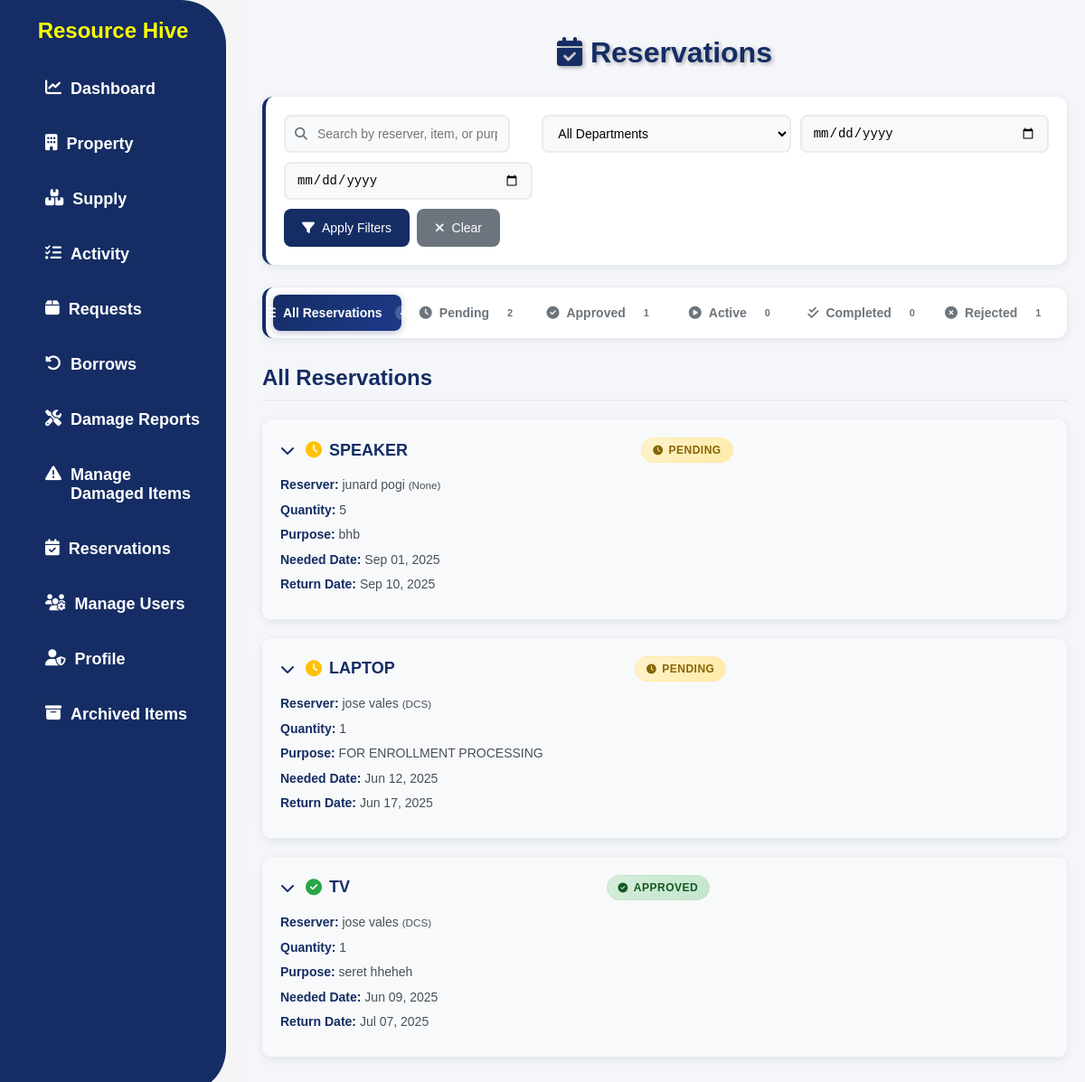
The page /my-reservations/ (signed in) on the database as committed earlier.
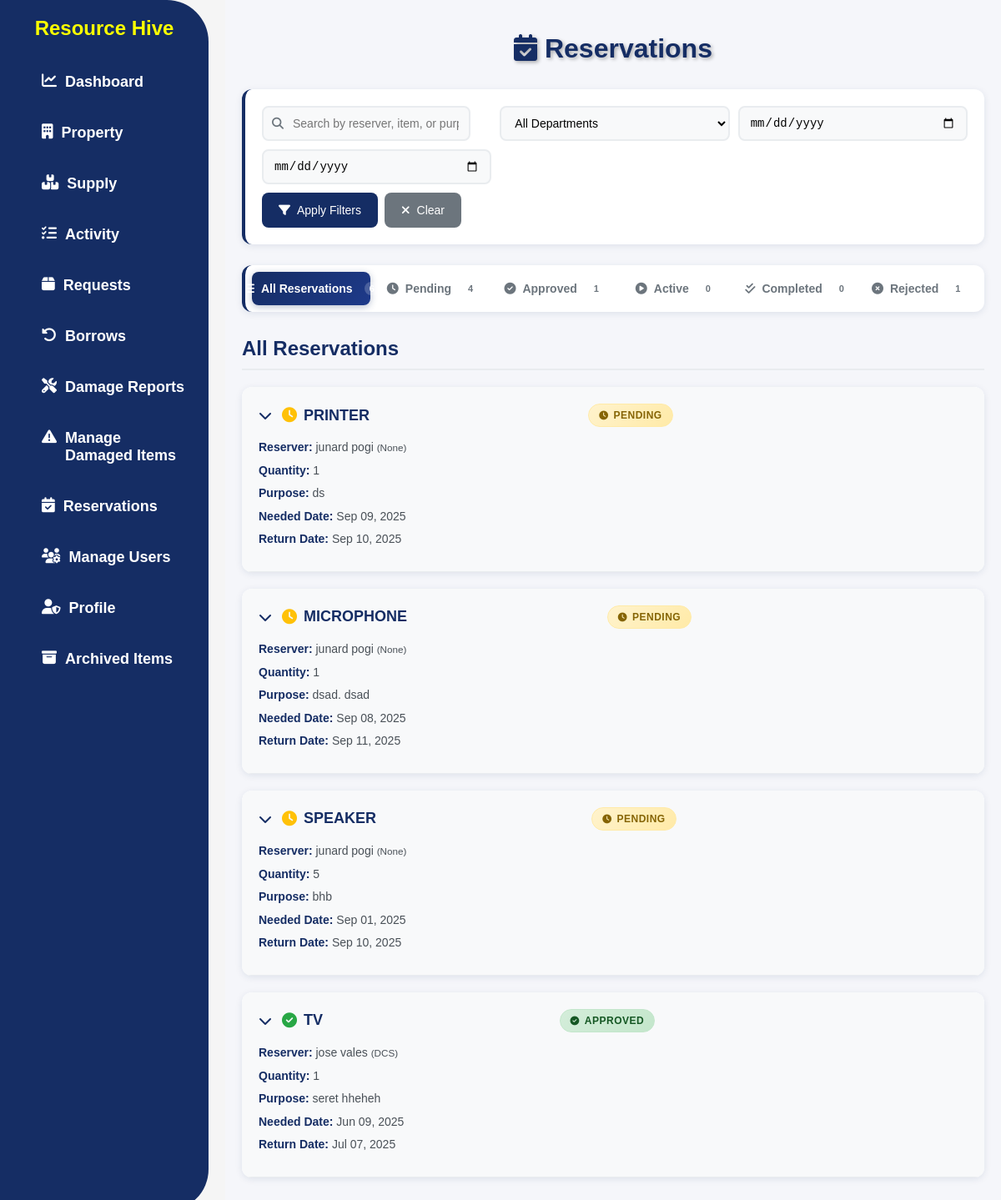
The same page on the database as committed later.
### app/models.py (models this page shows, shortened)
class Reservation(models.Model):
    STATUS_CHOICES = [
        ('pending', 'Pending'),
        ('approved', 'Approved'),
        ('rejected', 'Rejected'),
        ('active', 'Active'),  # When the reservation period has started
        ('completed', 'Completed'),  # When the reservation period has ended
    ]
    user = models.ForeignKey(User, on_delete=models.CASCADE)
    item = models.ForeignKey(Property, on_delete=models.CASCADE)
    quantity = models.PositiveIntegerField()
    reservation_date = models.DateTimeField(auto_now_add=True)  # when the reservation was made
    needed_date = models.DateField(null=True, blank=True)
    return_date = models.DateField()
    approved_date = models.DateTimeField(null=True, blank=True)
    purpose = models.TextField()
    status = models.CharField(max_length=20, choices=STATUS_CHOICES, default='pending')
    remarks = models.TextField(blank=True, null=True)

class Property(models.Model):
    CONDITION_CHOICES = [
        ('In good condition', 'In good condition'),
        ('Needing repair', 'Needing repair'),
        ('Unserviceable', 'Unserviceable'),
        ('Obsolete', 'Obsolete'),
        ('No longer needed', 'No longer needed'),
        ('Not used since purchased', 'Not used since purchased'),
    ]
    AVAILABILITY_CHOICES = [
        ('available', 'Available'),
        ('not_available', 'Not Available'),
    ]
    property_number = models.CharField(max_length=100, unique=True, null=True, blank=True)
    property_name = models.CharField(max_length=100)
    category = models.ForeignKey(PropertyCategory, on_delete=models.SET_NULL, null=True, blank=True)
    description = models.TextField(null=True, blank=True)
    barcode = models.CharField(max_length=150, unique=True, null=True, blank=True)
    unit_of_measure = models.CharField(max_length=50, null=True, blank=True)
    unit_value = models.DecimalField(
        max_digits=10, decimal_places=2,
        blank=True, null=True,
        validators=[MinValueValidator(0)]
    )
    overall_quantity = models.PositiveIntegerField(validators=[MinValueValidator(0)], default=0)
    quantity = models.PositiveIntegerField(validators=[MinValueValidator(0)], default=0)
    location = models.CharField(max_length=255, null=True, blank=True)
    accountable_person = models.CharField(max_length=255, null=True, blank=True)
    year_acquired = models.DateField(null=True, blank=True)
    condition = models.CharField(max_length=100, choices=CONDITION_CHOICES, default='In good condition')
    availability = models.CharField(max_length=20, choices=AVAILABILITY_CHOICES, default='available')
    is_archived = models.BooleanField(default=False)

class UserProfile(models.Model):
    user = models.OneToOneField(User, on_delete=models.CASCADE)
    ROLE_CHOICES = [
        ('ADMIN', 'ADMIN'),
        ('USER', 'USER'),
    ]
    role = models.CharField(max_length=20, choices=ROLE_CHOICES)
    department = models.ForeignKey(Department, on_delete=models.SET_NULL, null=True, blank=True)
    phone = models.CharField(max_length=20, blank=True, null=True)

class Department(models.Model):
    name = models.CharField(max_length=100, unique=True)
    def __str__(self):
        return self.name

### app/views.py (the view, shortened to what this page needs)
# urls.py: path('my-reservations/', UserReservationListView.as_view(), name='user_reservations'),
class UserReservationListView(PermissionRequiredMixin, ListView):
    model = Reservation
    template_name = 'app/reservation.html'
    permission_required = 'app.view_admin_module'
    context_object_name = 'reservations'  # all reservations
    paginate_by = 10
    def get_queryset(self):
        queryset = Reservation.objects.select_related(
            'user', 'user__userprofile', 'item'
        ).order_by('-reservation_date')
        search_query = self.request.GET.get('search')
        department = self.request.GET.get('department')
        if department:
            queryset = queryset.filter(user__userprofile__department_id=department)
        date_from = self.request.GET.get('date_from')
        if date_from:
            try:
                date_from_obj = datetime.strptime(date_from, '%Y-%m-%d').date()
                queryset = queryset.filter(reservation_date__date__gte=date_from_obj)
            except ValueError:
                pass
        date_to = self.request.GET.get('date_to')
        if date_to:
            try:
                date_to_obj = datetime.strptime(date_to, '%Y-%m-%d').date()
                queryset = queryset.filter(reservation_date__date__lte=date_to_obj)
            except ValueError:
                pass
        return queryset
    def get_context_data(self, **kwargs):
        context = super().get_context_data(**kwargs)
        all_reservations = self.get_queryset()
        context['pending_reservations'] = all_reservations.filter(status='pending')
        context['approved_reservations'] = all_reservations.filter(status='approved')
        context['active_reservations'] = all_reservations.filter(status='active')
        context['completed_reservations'] = all_reservations.filter(status='completed')
        context['rejected_reservations'] = all_reservations.filter(status='rejected')
        context['departments'] = Department.objects.all()
        return context

### app/templates/app/reservation.html (shortened to what this page needs)
{% load static %}
<!DOCTYPE html>
<html lang="en">
<head>
  <link rel="stylesheet" href="{% static 'css/style.css' %}" />
  <link rel="stylesheet" href="https://cdnjs.cloudflare.com/ajax/libs/font-awesome/6.4.2/css/all.min.css" />
</head>
<body>
  {% include 'app/navbar.html' %}
  <div class="reservations-container">
    <h1 class="reservations-title">
      <i class="fas fa-calendar-check"></i>
      Reservations
    </h1>
    <div class="search-filter-container">
      <form method="get" class="search-filter-form" id="reservationFilterForm">
        <div class="search-row">
          <div class="search-input-group">
            <i class="fas fa-search search-icon"></i>
            <input
              type="text"
              name="search"
              class="search-input"
              placeholder="Search by reserver, item, or purpose..."
              value="{{ request.GET.search }}"
              autocomplete="off"
            >
          </div>
          <div class="filter-group">
            <select name="department" class="filter-select">
              <option value="">All Departments</option>
            </select>
          </div>
          <div class="filter-group">
            <input
              type="date"
              name="date_from"
              class="date-input"
              placeholder="From Date"
              value="{{ request.GET.date_from }}"
            >
          </div>
          <div class="filter-group">
            <input
              type="date"
              name="date_to"
              class="date-input"
              placeholder="To Date"
              value="{{ request.GET.date_to }}"
            >
          </div>
          <div class="filter-buttons">
            <button type="submit" class="btn-filter">
              <i class="fas fa-filter"></i>
              Apply Filters
            </button>
            <a href="{% url 'user_reservations' %}" class="btn-clear">
              <i class="fas fa-times"></i>
              Clear
            </a>
          </div>
        </div>
      </form>
    </div>
    <div class="filter-tabs">
      <button class="tab-button active" onclick="showTab('all', this)" id="allTab">
        <i class="fas fa-list"></i>
        All Reservations
        <span class="badge">{{ pending_reservations.count|add:approved_reservations.count|add:active_reservations.count|add:completed_reservations.count|add:rejected_reservations.count }}</span>
      </button>
      <button class="tab-button" onclick="showTab('pending', this)" id="pendingTab">
        <i class="fas fa-clock"></i>
        Pending
        <span class="badge">{{ pending_reservations.count }}</span>
      </button>
      <button class="tab-button" onclick="showTab('approved', this)" id="approvedTab">
        <i class="fas fa-check-circle"></i>
        Approved
        <span class="badge">{{ approved_reservations.count }}</span>
      </button>
      <button class="tab-button" onclick="showTab('active', this)" id="activeTab">
        <i class="fas fa-play-circle"></i>
        Active
        <span class="badge">{{ active_reservations.count }}</span>
      </button>
      <button class="tab-button" onclick="showTab('completed', this)" id="completedTab">
        <i class="fas fa-check-double"></i>
        Completed
        <span class="badge">{{ completed_reservations.count }}</span>
      </button>
      <button class="tab-button" onclick="showTab('rejected', this)" id="rejectedTab">
        <i class="fas fa-times-circle"></i>
        Rejected
        <span class="badge">{{ rejected_reservations.count }}</span>
      </button>
    </div>
    <main class="reservations-content">
      <div id="all" class="tab-content active">
        <h3>All Reservations</h3>
        {% for reservation in pending_reservations|slice:":3" %}
          <div class="reservation" onclick="toggleReservationItems('reservation-{{ reservation.id }}')">
            <div class="reservation-header">
              <h4>
                <i class="fas fa-chevron-down toggle-arrow" id="arrow-reservation-{{ reservation.id }}"></i>
                <i class="fas fa-clock" style="color: #ffc107; margin-right: 8px;"></i>
                {{ reservation.item.property_name }}
                <span class="status-badge status-{{ reservation.status|lower|cut:' ' }}" style="margin-left: auto;">
                  <i class="fas fa-clock"></i> {{ reservation.get_status_display }}
                </span>
              </h4>
              <p><strong>Reserver:</strong>
                {% with reservation.user.first_name as first_name %}
                {% with reservation.user.last_name as last_name %}
                  {% if first_name or last_name %}
                    {{ first_name }} {{ last_name }}
                  {% else %}
                    {{ reservation.user.username }}
                  {% endif %}
                {% endwith %}
                {% endwith %}
                <small>({{ reservation.user.userprofile.department }})</small>
              </p>
              <p><strong>Quantity:</strong> {{ reservation.quantity }}</p>
              <p><strong>Purpose:</strong> {{ reservation.purpose|truncatewords:10 }}</p>
              <p><strong>Needed Date:</strong> {{ reservation.needed_date|date:"M d, Y" }}</p>
              <p><strong>Return Date:</strong> {{ reservation.return_date|date:"M d, Y" }}</p>
            </div>
          </div>
        {% endfor %}
        {% for reservation in approved_reservations|slice:":3" %}
          <div class="reservation" onclick="toggleReservationItems('reservation-{{ reservation.id }}')">
            <div class="reservation-header">
              <h4>
                <i class="fas fa-chevron-down toggle-arrow" id="arrow-reservation-{{ reservation.id }}"></i>
                <i class="fas fa-check-circle" style="color: #28a745; margin-right: 8px;"></i>
                {{ reservation.item.property_name }}
                <span class="status-badge status-{{ reservation.status|lower|cut:' ' }}" style="margin-left: auto;">
                  <i class="fas fa-check-circle"></i> {{ reservation.get_status_display }}
                </span>
              </h4>
              <p><strong>Reserver:</strong>
                {% with reservation.user.first_name as first_name %}
                {% with reservation.user.last_name as last_name %}
                  {% if first_name or last_name %}
                    {{ first_name }} {{ last_name }}
                  {% else %}
                    {{ reservation.user.username }}
                  {% endif %}
                {% endwith %}
                {% endwith %}
                <small>({{ reservation.user.userprofile.department }})</small>
              </p>
              <p><strong>Quantity:</strong> {{ reservation.quantity }}</p>
              <p><strong>Purpose:</strong> {{ reservation.purpose|truncatewords:10 }}</p>
              <p><strong>Needed Date:</strong> {{ reservation.needed_date|date:"M d, Y" }}</p>
              <p><strong>Return Date:</strong> {{ reservation.return_date|date:"M d, Y" }}</p>
            </div>
          </div>
        {% endfor %}
      </div>
    </main>
  </div>
</body>
</html>

### app/templates/app/navbar.html
<nav class="sidebar">
  <h1>Resource Hive</h1>
  <ul>
    <li>
      <a href="{% url 'dashboard' %}">
        <i class="fas fa-chart-line"></i> Dashboard
      </a>
    </li>
    <li>
      <a href="{% url 'property_list' %}">
        <i class="fas fa-building"></i> Property
      </a>
    </li>
    <li>
      <a href="{% url 'supply_list' %}">
        <i class="fas fa-boxes"></i> Supply
      </a>
    </li>
    <li>
      <a href="{% url 'activity' %}"> <i class="fas fa-tasks"></i> Activity </a>
    </li>
    <li>
      <a href="{% url 'user_supply_requests' %}">
        <i class="fas fa-box"></i> Requests
      </a>
    </li>
    <li>
      <a href="{% url 'user_borrow_requests' %}">
        <i class="fas fa-undo-alt"></i> Borrows
      </a>
    </li>
    <li>
      <a href="{% url 'user_damage_reports' %}">
        <i class="fas fa-tools"></i> Damage Reports
      </a>
    </li>
    <li>
      <a href="{% url 'damaged_items_management' %}">
        <i class="fas fa-exclamation-triangle"></i> Manage Damaged Items
      </a>
    </li>
    <li>
      <a href="{% url 'user_reservations' %}">
        <i class="fas fa-calendar-check"></i> Reservations
      </a>
    </li>
    <li>
      <a href="{% url 'manage_users' %}">
        <i class="fas fa-users-cog"></i> Manage Users
      </a>
    </li>
    <li>
      <a href="{% url 'admin_profile' %}">
        <i class="fas fa-user-shield"></i> Profile
      </a>
    </li>
    <li>
      <a href="{% url 'archived_items' %}">
        <i class="fas fa-archive"></i> Archived Items
      </a>
    </li>
  </ul>
</nav>

### static/css/style.css (style rules this page uses)
body { font-family: Arial, sans-serif; margin: 0; padding: 0; background-color: whitesmoke; }
h1 { text-align: center; margin-top: 20px; color: #fbff00; }
.sidebar { width: 250px; height: 100%; background-color: #152d64; border-top-right-radius: 50px; border-bottom-right-radius: 50px; position: fixed; top: 0; left: 0; }
.sidebar ul { list-style-type: none; padding: 0; }
.sidebar ul li { padding: 20px; display: flex; justify-content: left; height: 100%; padding-left: 50px; }
.sidebar ul li a { color: white; text-decoration: none; font-size: 18px; display: flex; gap: 10px; font-weight: bold; }
span { font-weight: bolder; }
h3 { color: #152d64; font-size: 1.5rem; margin-bottom: 15px; margin-top: 15px; }
.status-badge { padding: 4px 8px; border-radius: 15px; font-size: 0.85em; font-weight: 500; text-transform: capitalize; display: inline-flex; align-items: center; gap: 4px; min-width: fit-content; text-align: center; white-space: nowrap; }
.status-badge i { font-size: 0.9em; }
.status-pending { background-color: #fff3cd; color: #856404; border: 1px solid #ffeeba; }
.status-approved { background-color: #d4edda; color: #155724; border: 1px solid #c3e6cb; }

Rows that differ between the two databases and show on the page:
no longer on this page (row unchanged): Reservation: item.property_name "LAPTOP", status "PENDING", user.first_name "jose", user.last_name "vales", user.userprofile.department "DCS", quantity "1", purpose "FOR ENROLLMENT PROCESSING", needed_date "Jun 12, 2025", return_date "Jun 17, 2025", shown under "All Reservations"
added Reservation: item.property_name "PRINTER", status "PENDING", user.first_name "junard", user.last_name "pogi", user.userprofile.department "None", quantity "1", purpose "ds", needed_date "Sep 09, 2025", return_date "Sep 10, 2025", shown under "All Reservations"
added Reservation: item.property_name "MICROPHONE", status "PENDING", user.first_name "junard", user.last_name "pogi", user.userprofile.department "None", quantity "1", purpose "dsad. dsad", needed_date "Sep 08, 2025", return_date "Sep 11, 2025", shown under "All Reservations"
Other text that changed with them:
{{ pending_reservations.count }}: "2" → "4"
text no longer shown: "4"
text now shown: "6"
